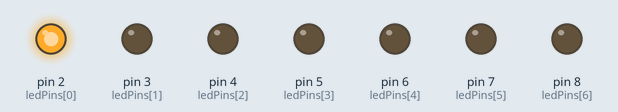
This sketch was run on a simulated Arduino Uno, built with avr-gcc and run on an emulated ATmega328P. On the bench: output pins drawn as LEDs (lit = HIGH).

Above: at 0.05 s.
At 0.15 s:
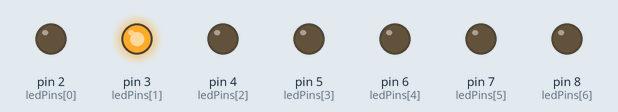
At 0.75 s:
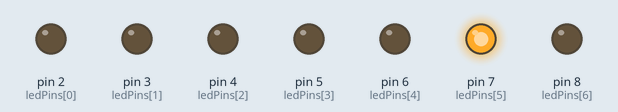
At 1.45 s:
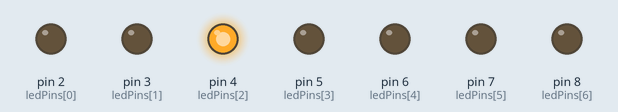
At 2.15 s:
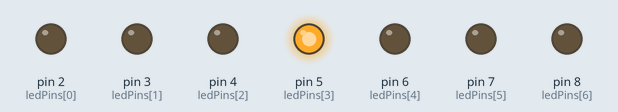
At 2.85 s:
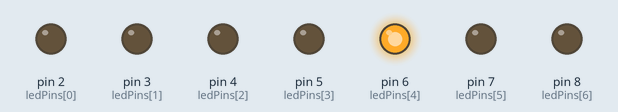
Timing chart, 0 to 3.1 s (numbered marks = the images above):
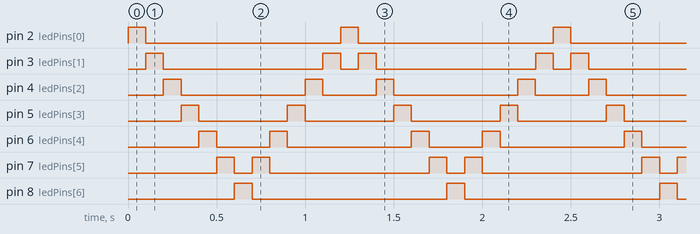

Measured:
- by itself, pin 2 (ledPins[0]), pin 8 (ledPins[6]): alternates HIGH for 0.10 s and LOW for 1.1 s
- by itself, pin 3 (ledPins[1]): repeats every 1.2 s: LOW 0.90 s, HIGH 0.10 s, LOW 0.10 s, HIGH 0.10 s
- by itself, pin 4 (ledPins[2]): repeats every 1.2 s: LOW 0.70 s, HIGH 0.10 s, LOW 0.30 s, HIGH 0.10 s
- by itself, pin 5 (ledPins[3]): alternates HIGH for 0.10 s and LOW for 0.50 s
- by itself, pin 6 (ledPins[4]): repeats every 1.2 s: LOW 0.30 s, HIGH 0.10 s, LOW 0.70 s, HIGH 0.10 s
- by itself, pin 7 (ledPins[5]): repeats every 1.2 s: LOW 0.10 s, HIGH 0.10 s, LOW 0.90 s, HIGH 0.10 s

The sketch:

terrific_fyyran1.ino
```cpp
int ledPins[] = {2, 3, 4, 5, 6, 7, 8}; // Array of digital pins connected to LEDs
int numLEDs = sizeof(ledPins) / sizeof(ledPins[0]); // Number of LEDs

void setup() {
  for (int i = 0; i < numLEDs; i++) {
    pinMode(ledPins[i], OUTPUT); // Set LED pins as outputs
  }
}

void loop() {
  for (int i = 0; i < numLEDs; i++) {
    digitalWrite(ledPins[i], HIGH); // Turn on the current LED
    delay(100); // Adjust the delay to change the scanning speed
    digitalWrite(ledPins[i], LOW); // Turn off the current LED
  }

  for (int i = numLEDs - 2; i >= 1; i--) {
    digitalWrite(ledPins[i], HIGH); // Turn on the current LED
    delay(100); // Adjust the delay to change the scanning speed
    digitalWrite(ledPins[i], LOW); // Turn off the current LED
  }
}
```
